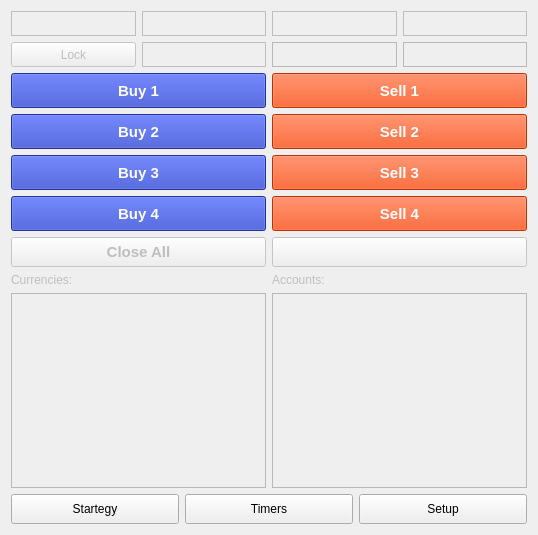
<?xml version="1.0" encoding="UTF-8"?>
<ui version="4.0">
 <class>MultiBrokerWidget</class>
 <widget class="QWidget" name="MultiBrokerWidget">
  <property name="geometry">
   <rect>
    <x>0</x>
    <y>0</y>
    <width>538</width>
    <height>535</height>
   </rect>
  </property>
  <property name="minimumSize">
   <size>
    <width>338</width>
    <height>403</height>
   </size>
  </property>
  <layout class="QVBoxLayout" name="verticalLayout_2">
   <item>
    <widget class="QWidget" name="trading" native="true">
     <property name="enabled">
      <bool>false</bool>
     </property>
     <layout class="QVBoxLayout" name="verticalLayout">
      <property name="leftMargin">
       <number>0</number>
      </property>
      <property name="topMargin">
       <number>0</number>
      </property>
      <property name="rightMargin">
       <number>0</number>
      </property>
      <property name="bottomMargin">
       <number>0</number>
      </property>
      <item>
       <layout class="QGridLayout" name="pricesLayout">
        <item row="0" column="0">
         <widget class="QLabel" name="symbol">
          <property name="sizePolicy">
           <sizepolicy hsizetype="Preferred" vsizetype="Fixed">
            <horstretch>0</horstretch>
            <verstretch>0</verstretch>
           </sizepolicy>
          </property>
          <property name="minimumSize">
           <size>
            <width>75</width>
            <height>25</height>
           </size>
          </property>
          <property name="font">
           <font>
            <pointsize>12</pointsize>
           </font>
          </property>
          <property name="frameShape">
           <enum>QFrame::Panel</enum>
          </property>
          <property name="frameShadow">
           <enum>QFrame::Plain</enum>
          </property>
          <property name="alignment">
           <set>Qt::AlignCenter</set>
          </property>
         </widget>
        </item>
        <item row="0" column="1">
         <widget class="QLabel" name="time">
          <property name="sizePolicy">
           <sizepolicy hsizetype="Preferred" vsizetype="Fixed">
            <horstretch>0</horstretch>
            <verstretch>0</verstretch>
           </sizepolicy>
          </property>
          <property name="minimumSize">
           <size>
            <width>75</width>
            <height>25</height>
           </size>
          </property>
          <property name="font">
           <font>
            <pointsize>12</pointsize>
           </font>
          </property>
          <property name="frameShape">
           <enum>QFrame::Panel</enum>
          </property>
          <property name="frameShadow">
           <enum>QFrame::Plain</enum>
          </property>
          <property name="alignment">
           <set>Qt::AlignCenter</set>
          </property>
         </widget>
        </item>
        <item row="0" column="2">
         <widget class="QLabel" name="bid">
          <property name="sizePolicy">
           <sizepolicy hsizetype="Preferred" vsizetype="Fixed">
            <horstretch>0</horstretch>
            <verstretch>0</verstretch>
           </sizepolicy>
          </property>
          <property name="minimumSize">
           <size>
            <width>75</width>
            <height>25</height>
           </size>
          </property>
          <property name="font">
           <font>
            <pointsize>12</pointsize>
           </font>
          </property>
          <property name="frameShape">
           <enum>QFrame::Panel</enum>
          </property>
          <property name="frameShadow">
           <enum>QFrame::Plain</enum>
          </property>
          <property name="alignment">
           <set>Qt::AlignCenter</set>
          </property>
         </widget>
        </item>
        <item row="0" column="3">
         <widget class="QLabel" name="ask">
          <property name="sizePolicy">
           <sizepolicy hsizetype="Preferred" vsizetype="Fixed">
            <horstretch>0</horstretch>
            <verstretch>0</verstretch>
           </sizepolicy>
          </property>
          <property name="minimumSize">
           <size>
            <width>75</width>
            <height>25</height>
           </size>
          </property>
          <property name="font">
           <font>
            <pointsize>12</pointsize>
           </font>
          </property>
          <property name="frameShape">
           <enum>QFrame::Box</enum>
          </property>
          <property name="frameShadow">
           <enum>QFrame::Plain</enum>
          </property>
          <property name="scaledContents">
           <bool>true</bool>
          </property>
          <property name="alignment">
           <set>Qt::AlignCenter</set>
          </property>
         </widget>
        </item>
        <item row="1" column="1">
         <widget class="QLabel" name="lockedTime">
          <property name="sizePolicy">
           <sizepolicy hsizetype="Preferred" vsizetype="Fixed">
            <horstretch>0</horstretch>
            <verstretch>0</verstretch>
           </sizepolicy>
          </property>
          <property name="minimumSize">
           <size>
            <width>75</width>
            <height>25</height>
           </size>
          </property>
          <property name="font">
           <font>
            <pointsize>12</pointsize>
           </font>
          </property>
          <property name="frameShape">
           <enum>QFrame::Panel</enum>
          </property>
          <property name="frameShadow">
           <enum>QFrame::Plain</enum>
          </property>
          <property name="alignment">
           <set>Qt::AlignCenter</set>
          </property>
         </widget>
        </item>
        <item row="1" column="2">
         <widget class="QLabel" name="lockedBid">
          <property name="sizePolicy">
           <sizepolicy hsizetype="Preferred" vsizetype="Fixed">
            <horstretch>0</horstretch>
            <verstretch>0</verstretch>
           </sizepolicy>
          </property>
          <property name="minimumSize">
           <size>
            <width>75</width>
            <height>25</height>
           </size>
          </property>
          <property name="font">
           <font>
            <pointsize>12</pointsize>
           </font>
          </property>
          <property name="frameShape">
           <enum>QFrame::StyledPanel</enum>
          </property>
          <property name="frameShadow">
           <enum>QFrame::Plain</enum>
          </property>
          <property name="alignment">
           <set>Qt::AlignCenter</set>
          </property>
         </widget>
        </item>
        <item row="1" column="3">
         <widget class="QLabel" name="lockedAsk">
          <property name="sizePolicy">
           <sizepolicy hsizetype="Preferred" vsizetype="Fixed">
            <horstretch>0</horstretch>
            <verstretch>0</verstretch>
           </sizepolicy>
          </property>
          <property name="minimumSize">
           <size>
            <width>75</width>
            <height>25</height>
           </size>
          </property>
          <property name="font">
           <font>
            <pointsize>12</pointsize>
           </font>
          </property>
          <property name="frameShape">
           <enum>QFrame::StyledPanel</enum>
          </property>
          <property name="frameShadow">
           <enum>QFrame::Plain</enum>
          </property>
          <property name="alignment">
           <set>Qt::AlignCenter</set>
          </property>
         </widget>
        </item>
        <item row="1" column="0">
         <widget class="QPushButton" name="lock">
          <property name="sizePolicy">
           <sizepolicy hsizetype="Preferred" vsizetype="Fixed">
            <horstretch>0</horstretch>
            <verstretch>0</verstretch>
           </sizepolicy>
          </property>
          <property name="minimumSize">
           <size>
            <width>75</width>
            <height>25</height>
           </size>
          </property>
          <property name="text">
           <string>Lock</string>
          </property>
          <property name="checkable">
           <bool>true</bool>
          </property>
         </widget>
        </item>
       </layout>
      </item>
      <item>
       <layout class="QGridLayout" name="actionsLayout">
        <item row="4" column="0">
         <widget class="QPushButton" name="closeAll">
          <property name="minimumSize">
           <size>
            <width>0</width>
            <height>30</height>
           </size>
          </property>
          <property name="font">
           <font>
            <pointsize>11</pointsize>
            <weight>75</weight>
            <bold>true</bold>
           </font>
          </property>
          <property name="text">
           <string>Close All</string>
          </property>
         </widget>
        </item>
        <item row="4" column="1">
         <widget class="QPushButton" name="currentTradingSecurity">
          <property name="minimumSize">
           <size>
            <width>0</width>
            <height>30</height>
           </size>
          </property>
          <property name="font">
           <font>
            <pointsize>11</pointsize>
            <weight>75</weight>
            <bold>true</bold>
           </font>
          </property>
          <property name="text">
           <string/>
          </property>
         </widget>
        </item>
        <item row="1" column="1">
         <widget class="QPushButton" name="sell2">
          <property name="minimumSize">
           <size>
            <width>0</width>
            <height>35</height>
           </size>
          </property>
          <property name="font">
           <font>
            <pointsize>11</pointsize>
            <weight>75</weight>
            <bold>true</bold>
           </font>
          </property>
          <property name="styleSheet">
           <string notr="true">background-color: rgb(230, 59, 1);
color: rgb(251, 253, 254);</string>
          </property>
          <property name="text">
           <string>Sell 2</string>
          </property>
         </widget>
        </item>
        <item row="2" column="0">
         <widget class="QPushButton" name="buy3">
          <property name="minimumSize">
           <size>
            <width>0</width>
            <height>35</height>
           </size>
          </property>
          <property name="font">
           <font>
            <pointsize>11</pointsize>
            <weight>75</weight>
            <bold>true</bold>
           </font>
          </property>
          <property name="styleSheet">
           <string notr="true">background-color: rgb(39, 60, 194);
color: rgb(251, 253, 254);</string>
          </property>
          <property name="text">
           <string>Buy 3</string>
          </property>
         </widget>
        </item>
        <item row="2" column="1">
         <widget class="QPushButton" name="sell3">
          <property name="minimumSize">
           <size>
            <width>0</width>
            <height>35</height>
           </size>
          </property>
          <property name="font">
           <font>
            <pointsize>11</pointsize>
            <weight>75</weight>
            <bold>true</bold>
           </font>
          </property>
          <property name="styleSheet">
           <string notr="true">background-color: rgb(230, 59, 1);
color: rgb(251, 253, 254);</string>
          </property>
          <property name="text">
           <string>Sell 3</string>
          </property>
         </widget>
        </item>
        <item row="3" column="0">
         <widget class="QPushButton" name="buy4">
          <property name="minimumSize">
           <size>
            <width>0</width>
            <height>35</height>
           </size>
          </property>
          <property name="font">
           <font>
            <pointsize>11</pointsize>
            <weight>75</weight>
            <bold>true</bold>
           </font>
          </property>
          <property name="styleSheet">
           <string notr="true">background-color: rgb(39, 60, 194);
color: rgb(251, 253, 254);</string>
          </property>
          <property name="text">
           <string>Buy 4</string>
          </property>
         </widget>
        </item>
        <item row="0" column="1">
         <widget class="QPushButton" name="sell1">
          <property name="minimumSize">
           <size>
            <width>0</width>
            <height>35</height>
           </size>
          </property>
          <property name="font">
           <font>
            <pointsize>11</pointsize>
            <weight>75</weight>
            <bold>true</bold>
           </font>
          </property>
          <property name="styleSheet">
           <string notr="true">background-color: rgb(230, 59, 1);
color: rgb(251, 253, 254);</string>
          </property>
          <property name="text">
           <string>Sell 1</string>
          </property>
         </widget>
        </item>
        <item row="1" column="0">
         <widget class="QPushButton" name="buy2">
          <property name="minimumSize">
           <size>
            <width>0</width>
            <height>35</height>
           </size>
          </property>
          <property name="font">
           <font>
            <pointsize>11</pointsize>
            <weight>75</weight>
            <bold>true</bold>
           </font>
          </property>
          <property name="styleSheet">
           <string notr="true">background-color: rgb(39, 60, 194);
color: rgb(251, 253, 254);</string>
          </property>
          <property name="text">
           <string>Buy 2</string>
          </property>
         </widget>
        </item>
        <item row="0" column="0">
         <widget class="QPushButton" name="buy1">
          <property name="minimumSize">
           <size>
            <width>0</width>
            <height>35</height>
           </size>
          </property>
          <property name="font">
           <font>
            <pointsize>11</pointsize>
            <weight>75</weight>
            <bold>true</bold>
           </font>
          </property>
          <property name="styleSheet">
           <string notr="true">background-color: rgb(39, 60, 194);
color: rgb(251, 253, 254);</string>
          </property>
          <property name="text">
           <string>Buy 1</string>
          </property>
         </widget>
        </item>
        <item row="3" column="1">
         <widget class="QPushButton" name="sell4">
          <property name="minimumSize">
           <size>
            <width>0</width>
            <height>35</height>
           </size>
          </property>
          <property name="font">
           <font>
            <pointsize>11</pointsize>
            <weight>75</weight>
            <bold>true</bold>
           </font>
          </property>
          <property name="styleSheet">
           <string notr="true">background-color: rgb(230, 59, 1);
color: rgb(251, 253, 254);</string>
          </property>
          <property name="text">
           <string>Sell 4</string>
          </property>
         </widget>
        </item>
       </layout>
      </item>
      <item>
       <layout class="QGridLayout" name="listsLayout">
        <property name="horizontalSpacing">
         <number>6</number>
        </property>
        <item row="1" column="0">
         <widget class="QListWidget" name="securityList">
          <property name="minimumSize">
           <size>
            <width>60</width>
            <height>60</height>
           </size>
          </property>
         </widget>
        </item>
        <item row="0" column="1">
         <widget class="QLabel" name="targetListLabel">
          <property name="text">
           <string>Accounts:</string>
          </property>
         </widget>
        </item>
        <item row="1" column="1">
         <widget class="QListWidget" name="targetList">
          <property name="minimumSize">
           <size>
            <width>60</width>
            <height>60</height>
           </size>
          </property>
         </widget>
        </item>
        <item row="0" column="0">
         <widget class="QLabel" name="securityListLabel">
          <property name="text">
           <string>Currencies:</string>
          </property>
         </widget>
        </item>
       </layout>
      </item>
     </layout>
    </widget>
   </item>
   <item>
    <layout class="QHBoxLayout" name="settingsLayout">
     <item>
      <widget class="QPushButton" name="showStrategy">
       <property name="sizePolicy">
        <sizepolicy hsizetype="Preferred" vsizetype="Fixed">
         <horstretch>0</horstretch>
         <verstretch>0</verstretch>
        </sizepolicy>
       </property>
       <property name="minimumSize">
        <size>
         <width>0</width>
         <height>30</height>
        </size>
       </property>
       <property name="maximumSize">
        <size>
         <width>16777215</width>
         <height>40</height>
        </size>
       </property>
       <property name="text">
        <string>Startegy</string>
       </property>
      </widget>
     </item>
     <item>
      <widget class="QPushButton" name="showTimers">
       <property name="sizePolicy">
        <sizepolicy hsizetype="Preferred" vsizetype="Fixed">
         <horstretch>0</horstretch>
         <verstretch>0</verstretch>
        </sizepolicy>
       </property>
       <property name="minimumSize">
        <size>
         <width>0</width>
         <height>30</height>
        </size>
       </property>
       <property name="maximumSize">
        <size>
         <width>16777215</width>
         <height>40</height>
        </size>
       </property>
       <property name="text">
        <string>Timers</string>
       </property>
      </widget>
     </item>
     <item>
      <widget class="QPushButton" name="showSetup">
       <property name="sizePolicy">
        <sizepolicy hsizetype="Preferred" vsizetype="Fixed">
         <horstretch>0</horstretch>
         <verstretch>0</verstretch>
        </sizepolicy>
       </property>
       <property name="minimumSize">
        <size>
         <width>0</width>
         <height>30</height>
        </size>
       </property>
       <property name="maximumSize">
        <size>
         <width>16777215</width>
         <height>40</height>
        </size>
       </property>
       <property name="text">
        <string>Setup</string>
       </property>
      </widget>
     </item>
    </layout>
   </item>
  </layout>
 </widget>
 <tabstops>
  <tabstop>lock</tabstop>
  <tabstop>buy1</tabstop>
  <tabstop>sell1</tabstop>
  <tabstop>buy2</tabstop>
  <tabstop>sell2</tabstop>
  <tabstop>buy3</tabstop>
  <tabstop>sell3</tabstop>
  <tabstop>buy4</tabstop>
  <tabstop>sell4</tabstop>
  <tabstop>closeAll</tabstop>
  <tabstop>currentTradingSecurity</tabstop>
  <tabstop>securityList</tabstop>
  <tabstop>targetList</tabstop>
  <tabstop>showStrategy</tabstop>
  <tabstop>showTimers</tabstop>
  <tabstop>showSetup</tabstop>
 </tabstops>
 <resources/>
 <connections/>
</ui>
